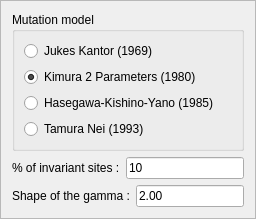
      <widget class="QFrame" name="frame_9">
       <property name="frameShape">
        <enum>QFrame::StyledPanel</enum>
       </property>
       <property name="frameShadow">
        <enum>QFrame::Raised</enum>
       </property>
       <layout class="QVBoxLayout" name="verticalLayout_27">
        <item>
         <widget class="QGroupBox" name="groupBox_7">
          <property name="title">
           <string>Mutation model</string>
          </property>
          <layout class="QVBoxLayout" name="verticalLayout_6">
           <item>
            <widget class="QRadioButton" name="jukesRadio">
             <property name="text">
              <string>Jukes Kantor (1969)</string>
             </property>
             <property name="checked">
              <bool>false</bool>
             </property>
            </widget>
           </item>
           <item>
            <widget class="QRadioButton" name="kimuraRadio">
             <property name="text">
              <string>Kimura 2 Parameters (1980)</string>
             </property>
             <property name="checked">
              <bool>true</bool>
             </property>
            </widget>
           </item>
           <item>
            <widget class="QRadioButton" name="haseRadio">
             <property name="text">
              <string>Hasegawa-Kishino-Yano (1985)</string>
             </property>
            </widget>
           </item>
           <item>
            <widget class="QRadioButton" name="tamuraRadio">
             <property name="text">
              <string>Tamura Nei (1993)</string>
             </property>
            </widget>
           </item>
          </layout>
         </widget>
        </item>
        <item>
         <layout class="QGridLayout" name="gridLayout">
          <item row="0" column="0">
           <widget class="QLabel" name="label">
            <property name="text">
             <string>% of invariant sites :</string>
            </property>
           </widget>
          </item>
          <item row="0" column="1" colspan="2">
           <widget class="QLineEdit" name="isEdit">
            <property name="text">
             <string>10</string>
            </property>
           </widget>
          </item>
          <item row="1" column="0" colspan="2">
           <widget class="QLabel" name="label_2">
            <property name="text">
             <string>Shape of the gamma :</string>
            </property>
           </widget>
          </item>
          <item row="1" column="2">
           <widget class="QLineEdit" name="sotgEdit">
            <property name="text">
             <string>2.00</string>
            </property>
           </widget>
          </item>
         </layout>
        </item>
       </layout>
      </widget>
